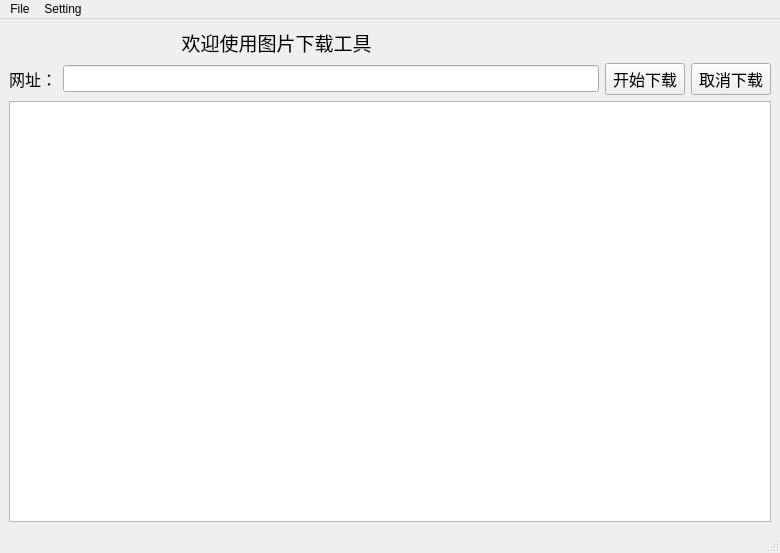
<?xml version="1.0" encoding="UTF-8"?>
<ui version="4.0">
 <class>MainWindow</class>
 <widget class="QMainWindow" name="MainWindow">
  <property name="geometry">
   <rect>
    <x>0</x>
    <y>0</y>
    <width>780</width>
    <height>553</height>
   </rect>
  </property>
  <property name="windowTitle">
   <string>MainWindow</string>
  </property>
  <widget class="QWidget" name="centralwidget">
   <layout class="QGridLayout" name="gridLayout_2">
    <item row="1" column="0">
     <layout class="QGridLayout" name="gridLayout">
      <item row="4" column="1">
       <widget class="QLineEdit" name="urlEdit">
        <property name="font">
         <font>
          <family>Times New Roman</family>
          <pointsize>12</pointsize>
         </font>
        </property>
       </widget>
      </item>
      <item row="4" column="3">
       <widget class="QPushButton" name="cancle">
        <property name="font">
         <font>
          <family>宋体</family>
          <pointsize>12</pointsize>
         </font>
        </property>
        <property name="text">
         <string>取消下载</string>
        </property>
       </widget>
      </item>
      <item row="4" column="0">
       <widget class="QLabel" name="label">
        <property name="font">
         <font>
          <family>宋体</family>
          <pointsize>12</pointsize>
         </font>
        </property>
        <property name="text">
         <string>网址：</string>
        </property>
       </widget>
      </item>
      <item row="1" column="1">
       <widget class="QLabel" name="label_2">
        <property name="font">
         <font>
          <family>宋体</family>
          <pointsize>14</pointsize>
         </font>
        </property>
        <property name="text">
         <string>                        欢迎使用图片下载工具</string>
        </property>
       </widget>
      </item>
      <item row="4" column="2">
       <widget class="QPushButton" name="start">
        <property name="font">
         <font>
          <family>宋体</family>
          <pointsize>12</pointsize>
         </font>
        </property>
        <property name="text">
         <string>开始下载</string>
        </property>
       </widget>
      </item>
     </layout>
    </item>
    <item row="2" column="0">
     <widget class="QTextBrowser" name="textShow">
      <property name="font">
       <font>
        <family>宋体</family>
        <pointsize>12</pointsize>
       </font>
      </property>
     </widget>
    </item>
   </layout>
  </widget>
  <widget class="QMenuBar" name="menubar">
   <property name="geometry">
    <rect>
     <x>0</x>
     <y>0</y>
     <width>780</width>
     <height>23</height>
    </rect>
   </property>
   <widget class="QMenu" name="menuSetting">
    <property name="title">
     <string>Setting</string>
    </property>
    <addaction name="action_saveDir"/>
    <addaction name="actionPreferences"/>
   </widget>
   <widget class="QMenu" name="menuFile">
    <property name="title">
     <string>File</string>
    </property>
    <addaction name="action_openUrl"/>
    <addaction name="action_openDir"/>
   </widget>
   <addaction name="menuFile"/>
   <addaction name="menuSetting"/>
  </widget>
  <widget class="QStatusBar" name="statusbar"/>
  <action name="action_saveDir">
   <property name="text">
    <string>SaveDirectory</string>
   </property>
  </action>
  <action name="action_openUrl">
   <property name="text">
    <string>OpenUrl</string>
   </property>
  </action>
  <action name="action_openDir">
   <property name="text">
    <string>OpenDir</string>
   </property>
  </action>
  <action name="actionPreferences">
   <property name="text">
    <string>Preferences</string>
   </property>
  </action>
 </widget>
 <resources/>
 <connections/>
</ui>
